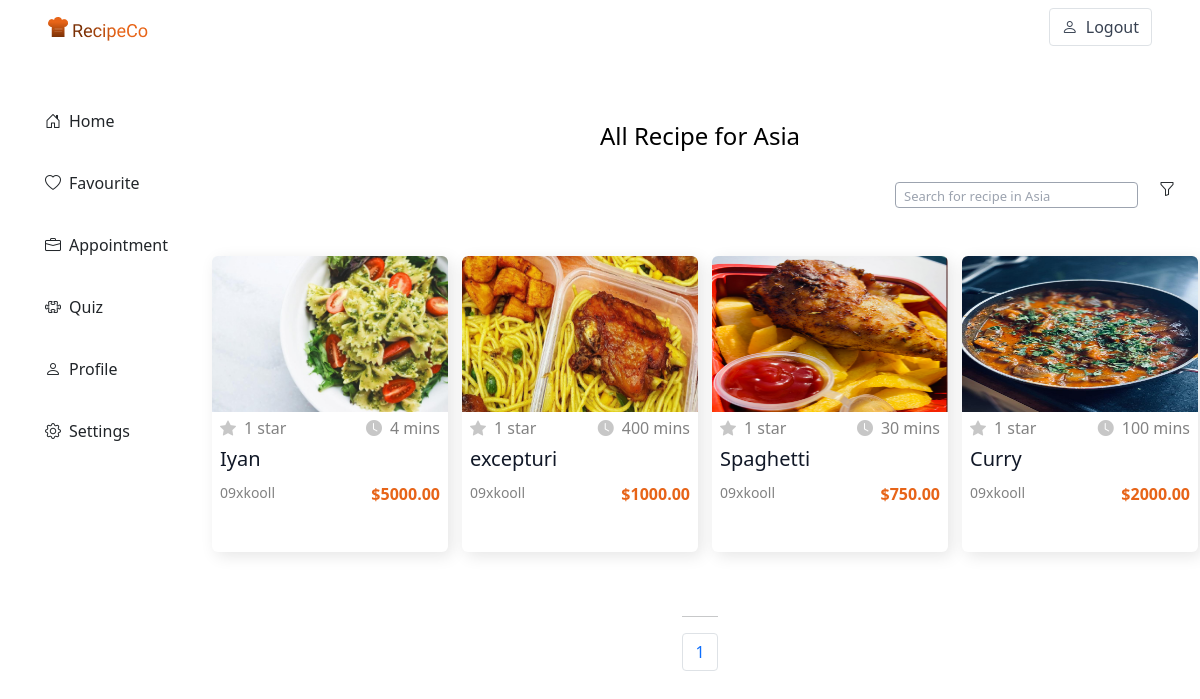
The app's page /recipe/search/Asia (signed in) with its own data.
### chef_management_app/models.py (models this page shows)
class Continent(models.Model):
    id = models.AutoField(primary_key=True)
    name = models.CharField(max_length=255)
    objects = models.Manager()

class Recipe(models.Model):
    id = models.AutoField(primary_key=True)
    name = models.CharField(max_length=255)
    decription = RichTextField(blank=True, null=True)
    method = RichTextField(blank=True, null=True)
    ingredient = RichTextField(blank=True, null=True)
    image_url = models.ImageField(upload_to=filepath_recipe, null=True, blank=True)
    created_at = models.DateTimeField(auto_now_add=True)
    price = models.IntegerField()
    period = models.IntegerField()
    address_name = models.TextField()
    country_id = models.ForeignKey(
        Country, on_delete=models.DO_NOTHING, null=True, blank=True
    )
    continent_id = models.ForeignKey(
        Continent, on_delete=models.DO_NOTHING, null=True, blank=True
    )
    chefuser_id = models.ForeignKey(ChefUser, on_delete=models.CASCADE)
    objects = models.Manager()

class ChefUser(models.Model):
    id = models.AutoField(primary_key=True)
    admin = models.OneToOneField(CustomUser, on_delete=models.CASCADE)
    chef_name = models.CharField(max_length=255)
    phone_number = models.CharField(max_length=255)
    image_url = models.ImageField(upload_to=filepath_chef, null=True, blank=True)
    join_date = models.DateTimeField(auto_now_add=True)
    address_name = models.TextField()
    country_id = models.ForeignKey(
        Country, on_delete=models.DO_NOTHING, null=True, blank=True
    )
    continent_id = models.ForeignKey(
        Continent, on_delete=models.DO_NOTHING, null=True, blank=True
    )
    objects = models.Manager()

### chef_management_app/views/userRecipeView.py (the view, shortened to what this page needs)
def RecipeResult(request, search):
    if request.method != "POST":
        continent = Continent.objects.get(name = search)
        p = Paginator(Recipe.objects.filter(continent_id = continent).order_by('?'), 20)
        page = request.GET.get('page')
        recipes = p.get_page(page)
        nums = "a" * recipes.paginator.num_pages
        recipes_ratings = []
        for recipe_obj in recipes:
            recipe_rating_obj = RecipeRating.objects.filter(recipe_id = recipe_obj.id)
            total_rating = CalculateRating(recipe_rating_obj) + 1
            response = {
                "recipe" : recipe_obj,
                "rating" : total_rating,
            }
            recipes_ratings.append(response)
        return render(request, "userrecipe/recipe_result.html",  { "recipes" : recipes_ratings, "message" : search, 'nums' : nums })

### chef_management_app/views/userRecipeView.py (called while the page is built, shortened)
def CalculateRating(ratings):
    rating_initial = 0
    sum_divid = 1
    total_num = (rating_initial) / (sum_divid)
    return int(total_num)

### chef_management_app/templates/userrecipe/recipe_result.html (shortened to what this page needs)
{% extends 'userrecipe/navbar.html' %}
{% block user_content %}
    <div class="mb-5">
        <div class="mt-5">
            <p class="fs-4 text-center"> <a href="{% url 'user_recipe_search' message %}" class="text-decoration-none">All Recipe for {{ message }} </a> </p>
        </div>
        <div class="d-flex justify-content-end mb-5 mt-3">
            {% url 'user_recipe_search' as action_path %}
                <form role="form" action="{{ action_path }}" method="post">
                    <div class="d-flex align-items-end">
                        <input type="text" name="searches" required class="me-2 searchbar" placeholder="Search for recipe in {{ message }} ">
                        <button type="submit" class="btn">
                            <i class="bi bi-funnel"></i>
                        </button>
                    </div>
                </form>
        </div>
        <div class="d-flex">
            <div class="row">
                {% if recipes %}
                    {% for recipe in recipes %}
                        <div class="col-md-3 mb-4">
                            <a href="{% url 'user_recipe_id' recipe.recipe.id %}" class="text-decoration-none">
                                <div class="tr-card">
                                    <div>
                                        <img src="../../media/{{ recipe.recipe.image_url }}" alt="placeholder meal" width="236" height="156">
                                    </div>
                                    <div class="mx-2">
                                        <div class="d-flex justify-content-between mt-1">
                                            <div class="d-flex">
                                                <i class="bi bi-star-fill section-logo me-2"></i>
                                                <p class="mb-0 section-text">{{ recipe.rating }} star</p>
                                            </div>
                                            <div class="d-flex">
                                                <i class="bi bi-clock-fill me-2 section-logo"></i>
                                                <p class="mb-0 section-text">{{ recipe.recipe.period }} mins</p>
                                            </div>
                                        </div>
                                        <div class="mt-1">
                                            <p class="recipeco-black fs-5 mb-0">{{ recipe.recipe.name }}</p>
                                        </div>
                                        <div class="d-flex justify-content-between mt-2">
                                            <p class="mb-0 section-text small">{{ recipe.recipe.chefuser_id.chef_name }}</p>
                                            <p class="mb-0 fw-bold recipeco-theme">${{ recipe.recipe.price }}.00</p>
                                        </div>
                                    </div>
                                </div>
                            </a>
                        </div>
                    {% endfor %}
                {% endif %}
            </div>
        </div>
        <div class="d-grid justify-content-center">
        <nav aria-label="Page navigation example" class="mt-4">
            <hr />
            <ul class="pagination justify-content-center">
                {% for i in nums %}
                    <li class="page-item">
                        <a class="page-link" href="?page={{ forloop.counter }}">
                        {{ forloop.counter }}
                        </a>
                    </li>
                {% endfor %}
           </ul>
        </nav>
        </div>
    </div>
{% endblock user_content %}

### chef_management_app/templates/userrecipe/recipe_result.html (style rules this page uses)
img { border-radius: 6px 6px 0px 0px; }

### records on screen
Continent: name "Asia"
Recipe: recipe.image_url (picture), rating "1", recipe.period "4", recipe.name "Iyan", recipe.chefuser_id.chef_name "09xkooll", recipe.price "5000"
Recipe: recipe.image_url (placeholder picture), rating "1", recipe.period "400", recipe.name "excepturi", recipe.chefuser_id.chef_name "09xkooll", recipe.price "1000"
Recipe: recipe.image_url (picture), rating "1", recipe.period "30", recipe.name "Spaghetti", recipe.chefuser_id.chef_name "09xkooll", recipe.price "750"
Recipe: recipe.image_url (picture), rating "1", recipe.period "100", recipe.name "Curry", recipe.chefuser_id.chef_name "09xkooll", recipe.price "2000"
